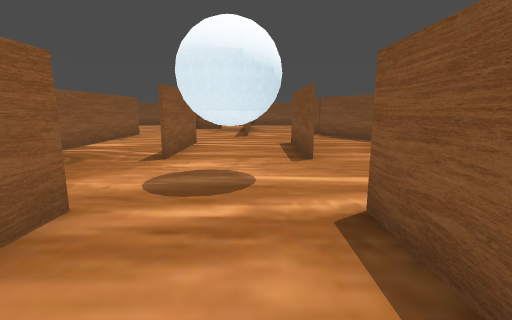
[1] (above)

24 first-person views from a walk through a Unity game level. The camera is 1.3 m above the floor, tilts 10° down and sees 85° across. The floor is counted in squares, 1 m on a side. Each view is taken from the middle of a square. On the plan, view 1 faces up. The plan holds only what a view shows up to about 13 squares ahead; the rest is blank. The place goes on beyond the plan.

[2]
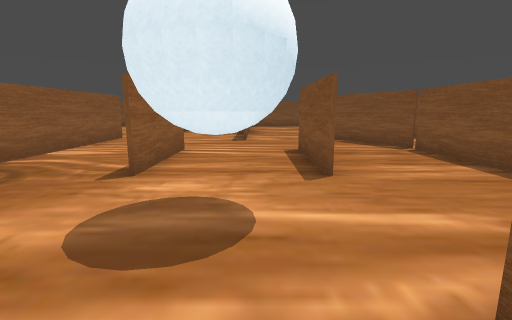

[3]
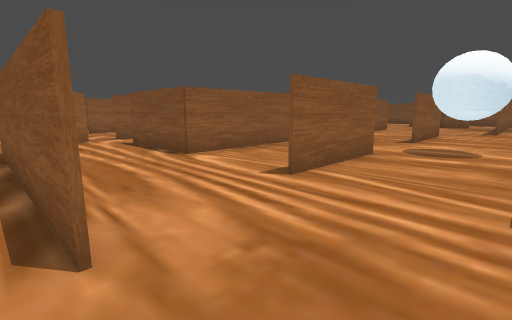

[4]
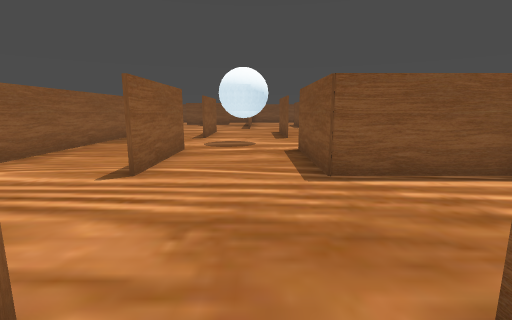

[5]
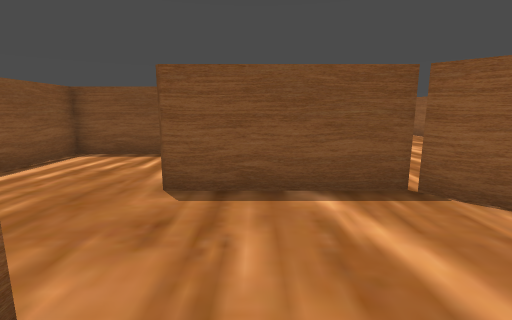

[6]
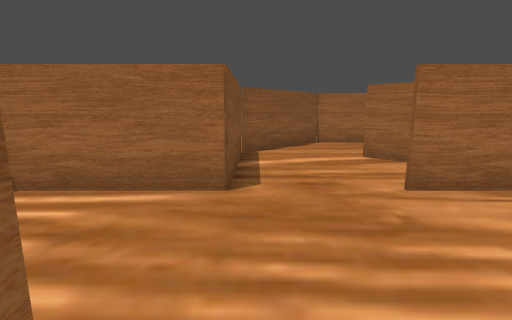

[7]
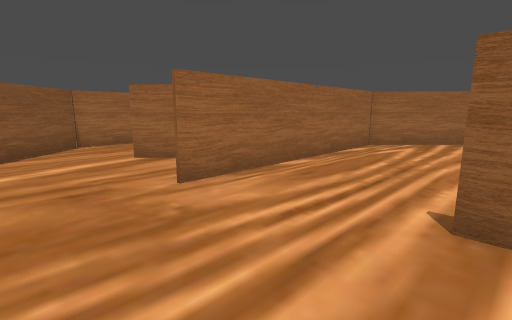

[8]
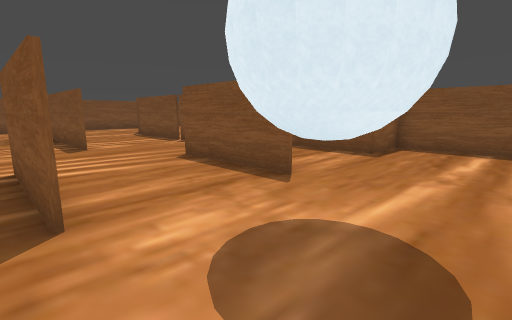

[9]
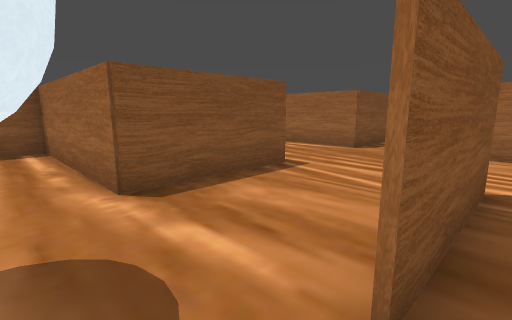

[10]
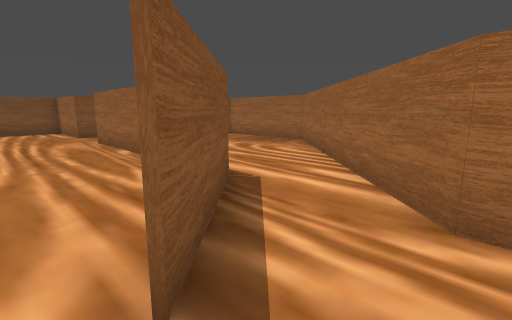

[11]
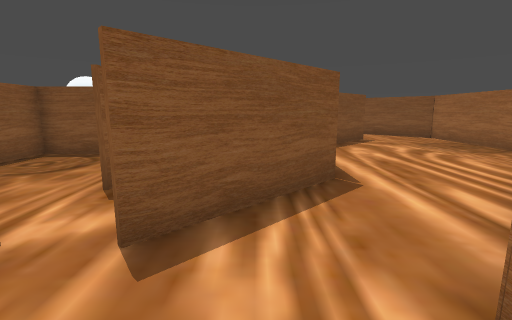

[12]
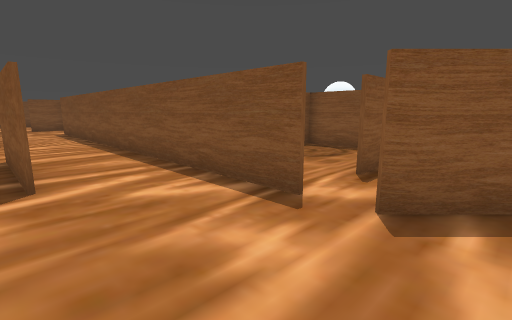

[13]
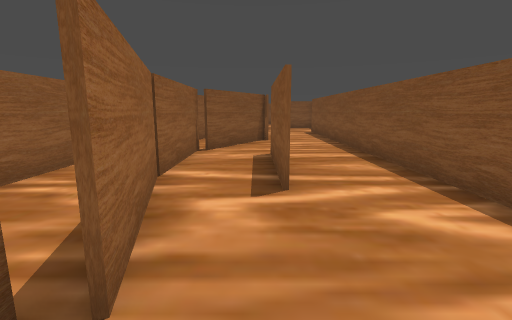

[14]
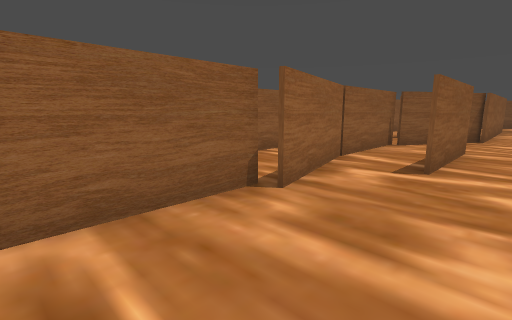

[15]
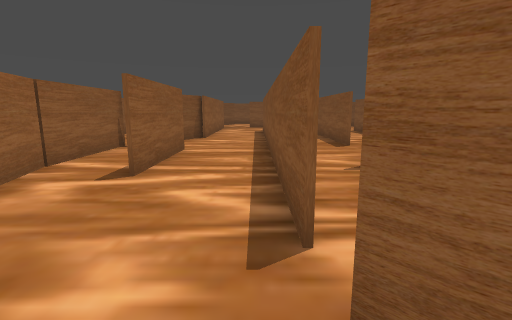

[16]
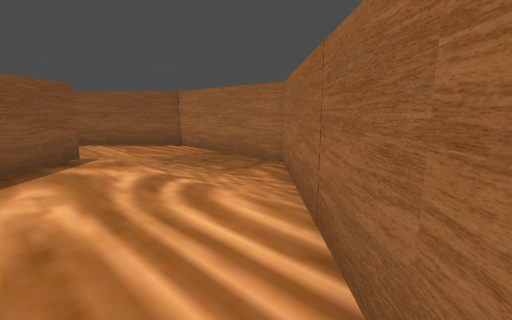

[17]
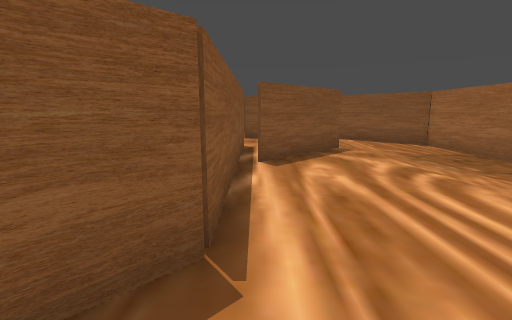

[18]
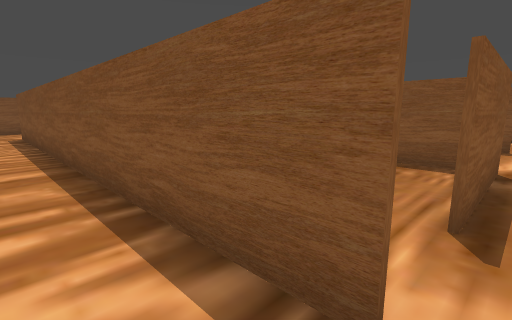

[19]
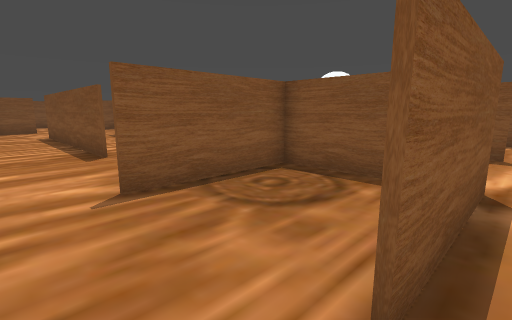

[20]
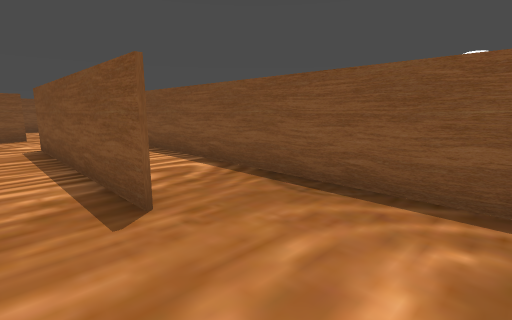

[21]
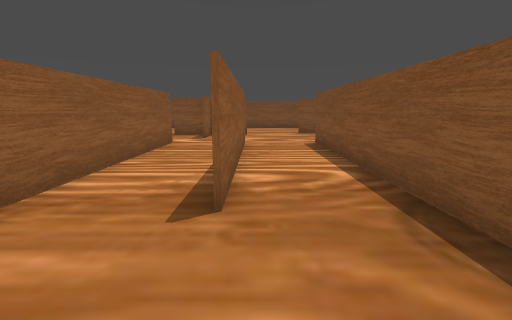

[22]
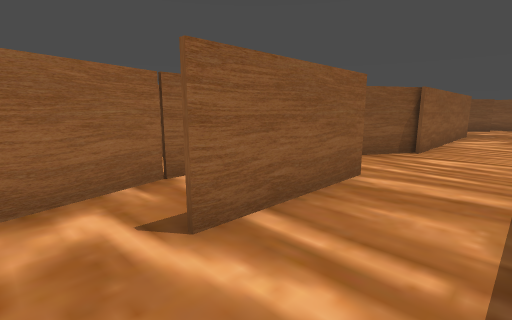

[23]
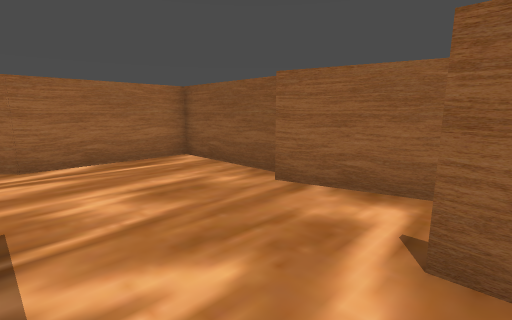

[24]
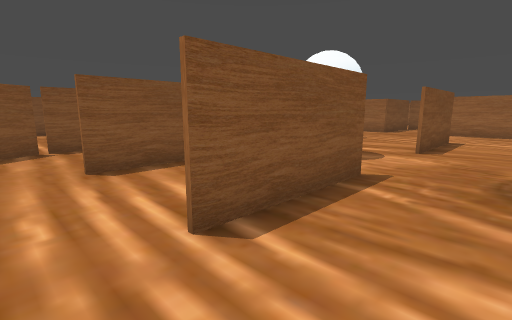

### Floor plan
Ten units are one square. View 1 is at (0, 0); x grows to the right and y downward. Boxes are objects, and circles mark ways between rooms. Rooms are numbered by the first view taken in them; rooms with no view inside come last. Other rooms are left out.
<svg viewBox="-185 -141 265 261">
<path fill="none" stroke="#000" d="M-24 -36 -24 5M-26 6 -26 -35M-26 -74 -26 -115M15 -74 15 -115M-64 -72 -64 5 -106 5M-14 46 -41 46M55 -75 55 -115M-24 -115 -24 -75M55 31 55 5 15 5 15 -35 75 -35 75 -75M-30 70 -20 79M55 -116 44 -136M-111 29 -96 44 -15 44M-64 -135 -64 -89M-1 101 15 85 15 44 50 44M75 -75 55 -75M-155 -24 -155 -65M-154 -66 -154 -25M-125 6 -125 -135M-180 -36 -169 4M-174 5 -174 44 -135 44 -121 58M-179 -75 -179 -34M-105 37 -125 17M-156 -108 -176 -72M-154 -135 -154 -105M-41 46 -97 46 -105 37M-21 80 -50 51M-121 58 -65 115 -15 115 -1 101M-95 -74 -95 -135M-65 -41 -65 -135M-94 -134 -94 -75M-124 -135 -124 -76M-65 -1 -65 -34 -105 -34M-124 -2 -124 5M-125 16 -111 29"/>
<rect x="-15" y="-65" width="20" height="20" fill="#bbb"><title>ball</title></rect>
<circle cx="-15" cy="95" r="3" fill="#2a7"/>
<circle cx="-100" cy="20" r="3" fill="#2a7"/>
<circle cx="-110" cy="50" r="3" fill="#2a7"/>
<circle cx="-120" cy="10" r="3" fill="#2a7"/>
<circle cx="-110" cy="-30" r="3" fill="#2a7"/>
<text x="-10" y="-30">1</text>
<text x="-140" y="-30">2</text>
<text x="-60" y="80">3</text>
<text x="-100" y="-80">4</text>
<text x="-90" y="-10">5</text>
</svg>
Room 1 opens to room 3. Room 1 opens to room 5. Room 2 opens to room 3. Room 2 opens to room 5. Room 4 opens to room 5.

Where each view was taken, in squares from view 1:
view 1: 0 up, 0 right, facing up
view 2: 2 up, 0 right, facing up
view 3: 5 down, 1 right, facing up-left
view 4: 6 down, 0 right, facing up
view 5: 6 down, 3 left, facing right
view 6: 0 up, 1 right, facing down
view 7: 0 up, 1 right, facing down-left
view 8: 4 up, 3 left, facing up-right
view 9: 5 up, 3 left, facing down-right
view 10: 1 down, 14 left, facing down-right
view 11: 3 down, 15 left, facing right
view 12: 3 down, 16 left, facing up-right
view 13: 2 down, 16 left, facing up
view 14: 4 down, 14 left, facing up-left
view 15: 3 down, 13 left, facing up
view 16: 6 down, 11 left, facing down-right
view 17: 5 down, 12 left, facing right
view 18: 1 down, 14 left, facing up-right
view 19: 1 down, 12 left, facing up-right
view 20: 4 up, 11 left, facing up-right
view 21: 4 up, 9 left, facing up
view 22: 1 up, 13 left, facing up-left
view 23: 3 up, 13 left, facing down-left
view 24: 13 up, 5 left, facing down-right
